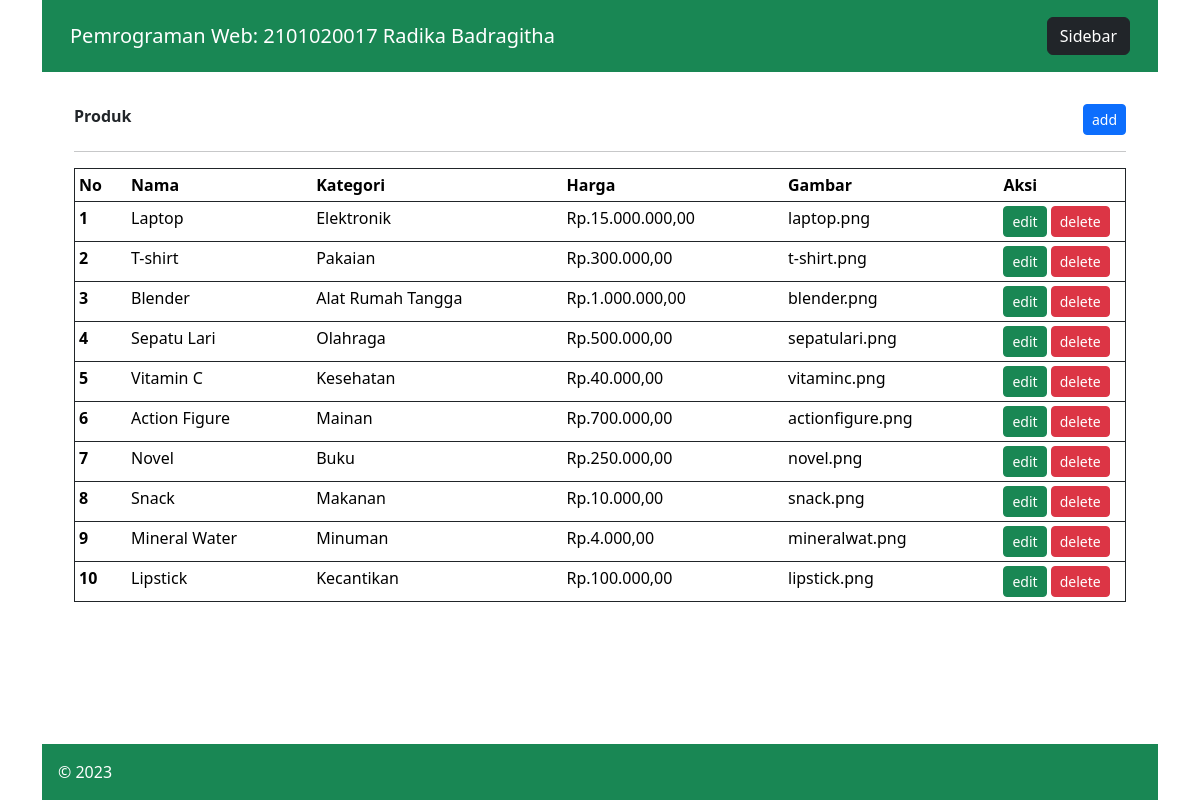
The app's page /admin/index.php with its own data.
### tables this page shows
CREATE TABLE `produk` (
  `id_produk` int(11) NOT NULL,
  `nama_produk` varchar(255) NOT NULL,
  `id_kategori` int(11) NOT NULL,
  `harga` int(11) DEFAULT NULL,
  `gambar` varchar(255) DEFAULT NULL
);

CREATE TABLE `kategori` (
  `id_kategori` int(11) NOT NULL,
  `nama_kategori` varchar(255) NOT NULL
);

### admin/produk.php (the view, shortened to what this page needs)
<!DOCTYPE html>
<html lang="en">
<head>
  <link href="https://cdn.jsdelivr.net/npm/bootstrap@5.3.2/dist/css/bootstrap.min.css" rel="stylesheet">
</head>
<body>
  <div class="row justify-content-between">
    <div class="col-10">
      <b>Produk</b>
    </div>
    <div class="col-2 d-flex justify-content-end align-items-end">
      <button class="btn btn-primary btn-sm">add</button>
    </div>
  </div>
  <hr>
  <table class="table table-sm border border-dark">
    <thead class="thead-dark">
      <tr>
        <th scope="col" width="5%">No</th>
        <th scope="col">Nama</th>
        <th scope="col">Kategori</th>
        <th scope="col">Harga</th>
        <th scope="col">Gambar</th>
        <th scope="col" width="12%">Aksi</th>
      </tr>
    </thead>
    <tbody>
      <?php
        $query = "SELECT * FROM produk JOIN kategori ON produk.id_produk=kategori.id_kategori";
        $select = mysqli_query($conn, $query);
        while($data = mysqli_fetch_array($select)){
      ?>
      <tr>
        <th scope="row"><?php echo $data['id_produk']?></th>
        <td><?php echo $data['nama_produk'];?></td>
        <td><?php echo $data['nama_kategori']?></td>
        <td><?php echo "Rp." . number_format($data['harga'], 2,',','.');?></td>
        <td><?php echo $data['gambar']?></td>
        <td>
          <button class="btn btn-success btn-sm">edit</button>
          <button class="btn btn-danger btn-sm">delete</button>
        </td>
      </tr>
      <?php } ?>
    </tbody>
  </table>
</body>
</html>

### admin/index.php (shortened to what this page needs)
<!DOCTYPE html>
<html lang="en">
<head>
    <link href="https://cdn.jsdelivr.net/npm/bootstrap@5.3.2/dist/css/bootstrap.min.css" rel="stylesheet">
</head>
<body class="container d-flex flex-column h-100">
    <header>
        <nav class="navbar navbar-expand-lg navbar-dark bg-success p-3">
            <div class="container">
                <a class="navbar-brand" href="#">Pemrograman Web: 2101020017 Radika Badragitha</a>
                <button class="btn btn-dark" type="button" data-bs-toggle="collapse" data-bs-target="#collapseExample" aria-expanded="false" aria-controls="collapseExample">
                    Sidebar
                </button>
            </div>
        </nav>
    </header>
    <div class="container flex-grow-1" id="content">
        <div class="row h-100">
            <div class="col p-3 h-100">
                <div class="p-3">
                    <?php
                    include "../koneksi.php";
                    $halaman = isset($_GET['page']) ? $_GET['page'] : 'produk';
                    switch ($halaman) {
                        default:
                            include('produk.php');
                            break;
                    }
                    ?>
            </div>
        </div>
    </div>
</div>
<footer class="bg-success text-white p-3" >
    <a>&copy; 2023</a>
</footer>
</body>
</html>

### admin/index.php (style rules this page uses)
html, body { height: 100%; }

### records on screen
produk: id_produk "1", nama_produk "Laptop", id_kategori.nama_kategori "Elektronik", harga "15.000.000,00", gambar "laptop.png"
produk: id_produk "2", nama_produk "T-shirt", id_kategori.nama_kategori "Pakaian", harga "300.000,00", gambar "t-shirt.png"
produk: id_produk "3", nama_produk "Blender", id_kategori.nama_kategori "Alat Rumah Tangga", harga "1.000.000,00", gambar "blender.png"
produk: id_produk "4", nama_produk "Sepatu Lari", id_kategori.nama_kategori "Olahraga", harga "500.000,00", gambar "sepatulari.png"
produk: id_produk "5", nama_produk "Vitamin C", id_kategori.nama_kategori "Kesehatan", harga "40.000,00", gambar "vitaminc.png"
produk: id_produk "6", nama_produk "Action Figure", id_kategori.nama_kategori "Mainan", harga "700.000,00", gambar "actionfigure.png"
produk: id_produk "7", nama_produk "Novel", id_kategori.nama_kategori "Buku", harga "250.000,00", gambar "novel.png"
produk: id_produk "8", nama_produk "Snack", id_kategori.nama_kategori "Makanan", harga "10.000,00", gambar "snack.png"
produk: id_produk "9", nama_produk "Mineral Water", id_kategori.nama_kategori "Minuman", harga "4.000,00", gambar "mineralwat.png"
produk: id_produk "10", nama_produk "Lipstick", id_kategori.nama_kategori "Kecantikan", harga "100.000,00", gambar "lipstick.png"
